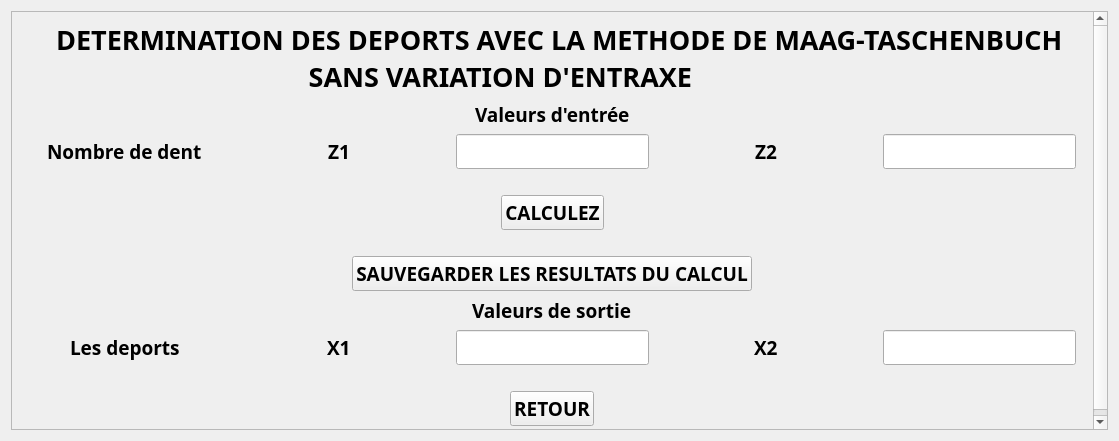
<?xml version="1.0" encoding="UTF-8"?>
<ui version="4.0">
 <class>METHODE_MAAGTASCHENBUCH_SANS_VARIATION_ENTRAXE</class>
 <widget class="QWidget" name="METHODE_MAAGTASCHENBUCH_SANS_VARIATION_ENTRAXE">
  <property name="geometry">
   <rect>
    <x>0</x>
    <y>0</y>
    <width>1119</width>
    <height>441</height>
   </rect>
  </property>
  <property name="windowTitle">
   <string>METHODE_MAAG-TASCHENBUCH_SANS_VARIATION_ENTRAXE</string>
  </property>
  <property name="windowIcon">
   <iconset>
    <normaloff>reducteur_gearexpert.gif</normaloff>reducteur_gearexpert.gif</iconset>
  </property>
  <layout class="QGridLayout" name="gridLayout_2">
   <item row="0" column="0">
    <widget class="QScrollArea" name="scrollArea">
     <property name="widgetResizable">
      <bool>true</bool>
     </property>
     <widget class="QWidget" name="scrollAreaWidgetContents">
      <property name="geometry">
       <rect>
        <x>0</x>
        <y>0</y>
        <width>1105</width>
        <height>427</height>
       </rect>
      </property>
      <layout class="QGridLayout" name="gridLayout">
       <item row="0" column="0">
        <layout class="QVBoxLayout" name="verticalLayout">
         <item>
          <widget class="QLabel" name="label">
           <property name="font">
            <font>
             <family>Arial Black</family>
             <pointsize>20</pointsize>
             <weight>75</weight>
             <bold>true</bold>
            </font>
           </property>
           <property name="text">
            <string>     DETERMINATION DES DEPORTS AVEC LA METHODE DE MAAG-TASCHENBUCH
                                         SANS VARIATION D'ENTRAXE</string>
           </property>
          </widget>
         </item>
         <item alignment="Qt::AlignHCenter">
          <widget class="QLabel" name="label_2">
           <property name="font">
            <font>
             <family>Arial Black</family>
             <pointsize>14</pointsize>
             <weight>75</weight>
             <bold>true</bold>
            </font>
           </property>
           <property name="text">
            <string>Valeurs d'entrée</string>
           </property>
          </widget>
         </item>
         <item>
          <layout class="QHBoxLayout" name="horizontalLayout">
           <item alignment="Qt::AlignHCenter">
            <widget class="QLabel" name="label_3">
             <property name="font">
              <font>
               <family>Arial Black</family>
               <pointsize>14</pointsize>
               <weight>75</weight>
               <bold>true</bold>
              </font>
             </property>
             <property name="text">
              <string>Nombre de dent</string>
             </property>
            </widget>
           </item>
           <item alignment="Qt::AlignHCenter">
            <widget class="QLabel" name="label_4">
             <property name="font">
              <font>
               <family>Arial Black</family>
               <pointsize>14</pointsize>
               <weight>75</weight>
               <bold>true</bold>
              </font>
             </property>
             <property name="text">
              <string>Z1</string>
             </property>
            </widget>
           </item>
           <item alignment="Qt::AlignHCenter">
            <widget class="QLineEdit" name="lineEdit">
             <property name="font">
              <font>
               <family>Arial Black</family>
               <pointsize>14</pointsize>
               <weight>75</weight>
               <bold>true</bold>
              </font>
             </property>
            </widget>
           </item>
           <item alignment="Qt::AlignHCenter">
            <widget class="QLabel" name="label_5">
             <property name="font">
              <font>
               <family>Arial Black</family>
               <pointsize>14</pointsize>
               <weight>75</weight>
               <bold>true</bold>
              </font>
             </property>
             <property name="text">
              <string>Z2</string>
             </property>
            </widget>
           </item>
           <item alignment="Qt::AlignHCenter">
            <widget class="QLineEdit" name="lineEdit_2">
             <property name="font">
              <font>
               <family>Arial Black</family>
               <pointsize>14</pointsize>
               <weight>75</weight>
               <bold>true</bold>
              </font>
             </property>
            </widget>
           </item>
          </layout>
         </item>
         <item>
          <spacer name="horizontalSpacer_2">
           <property name="orientation">
            <enum>Qt::Horizontal</enum>
           </property>
           <property name="sizeHint" stdset="0">
            <size>
             <width>40</width>
             <height>20</height>
            </size>
           </property>
          </spacer>
         </item>
         <item alignment="Qt::AlignHCenter">
          <widget class="QPushButton" name="pushButton">
           <property name="font">
            <font>
             <family>Arial Black</family>
             <pointsize>14</pointsize>
             <weight>75</weight>
             <bold>true</bold>
            </font>
           </property>
           <property name="text">
            <string>CALCULEZ</string>
           </property>
          </widget>
         </item>
         <item>
          <spacer name="horizontalSpacer">
           <property name="orientation">
            <enum>Qt::Horizontal</enum>
           </property>
           <property name="sizeHint" stdset="0">
            <size>
             <width>40</width>
             <height>20</height>
            </size>
           </property>
          </spacer>
         </item>
         <item alignment="Qt::AlignHCenter">
          <widget class="QPushButton" name="pushButton_1">
           <property name="font">
            <font>
             <family>Arial Black</family>
             <pointsize>14</pointsize>
             <weight>75</weight>
             <bold>true</bold>
            </font>
           </property>
           <property name="text">
            <string>SAUVEGARDER LES RESULTATS DU CALCUL</string>
           </property>
          </widget>
         </item>
         <item alignment="Qt::AlignHCenter">
          <widget class="QLabel" name="label_6">
           <property name="font">
            <font>
             <family>Arial Black</family>
             <pointsize>14</pointsize>
             <weight>75</weight>
             <bold>true</bold>
            </font>
           </property>
           <property name="text">
            <string>Valeurs de sortie</string>
           </property>
          </widget>
         </item>
         <item>
          <layout class="QHBoxLayout" name="horizontalLayout_2">
           <item alignment="Qt::AlignHCenter">
            <widget class="QLabel" name="label_7">
             <property name="font">
              <font>
               <family>Arial Black</family>
               <pointsize>14</pointsize>
               <weight>75</weight>
               <bold>true</bold>
              </font>
             </property>
             <property name="text">
              <string>Les deports</string>
             </property>
            </widget>
           </item>
           <item alignment="Qt::AlignHCenter">
            <widget class="QLabel" name="label_8">
             <property name="font">
              <font>
               <family>Arial Black</family>
               <pointsize>14</pointsize>
               <weight>75</weight>
               <bold>true</bold>
              </font>
             </property>
             <property name="text">
              <string>X1</string>
             </property>
            </widget>
           </item>
           <item alignment="Qt::AlignHCenter">
            <widget class="QLineEdit" name="lineEdit_3">
             <property name="font">
              <font>
               <family>Arial Black</family>
               <pointsize>14</pointsize>
               <weight>75</weight>
               <bold>true</bold>
              </font>
             </property>
            </widget>
           </item>
           <item alignment="Qt::AlignHCenter">
            <widget class="QLabel" name="label_9">
             <property name="font">
              <font>
               <family>Arial Black</family>
               <pointsize>14</pointsize>
               <weight>75</weight>
               <bold>true</bold>
              </font>
             </property>
             <property name="text">
              <string>X2</string>
             </property>
            </widget>
           </item>
           <item alignment="Qt::AlignHCenter">
            <widget class="QLineEdit" name="lineEdit_4">
             <property name="font">
              <font>
               <family>Arial Black</family>
               <pointsize>14</pointsize>
               <weight>75</weight>
               <bold>true</bold>
              </font>
             </property>
            </widget>
           </item>
          </layout>
         </item>
         <item>
          <spacer name="horizontalSpacer_3">
           <property name="orientation">
            <enum>Qt::Horizontal</enum>
           </property>
           <property name="sizeHint" stdset="0">
            <size>
             <width>40</width>
             <height>20</height>
            </size>
           </property>
          </spacer>
         </item>
         <item alignment="Qt::AlignHCenter">
          <widget class="QPushButton" name="pushButton_2">
           <property name="font">
            <font>
             <family>Arial Black</family>
             <pointsize>14</pointsize>
             <weight>75</weight>
             <bold>true</bold>
            </font>
           </property>
           <property name="text">
            <string>RETOUR</string>
           </property>
          </widget>
         </item>
        </layout>
       </item>
      </layout>
     </widget>
    </widget>
   </item>
  </layout>
 </widget>
 <resources/>
 <connections/>
</ui>
